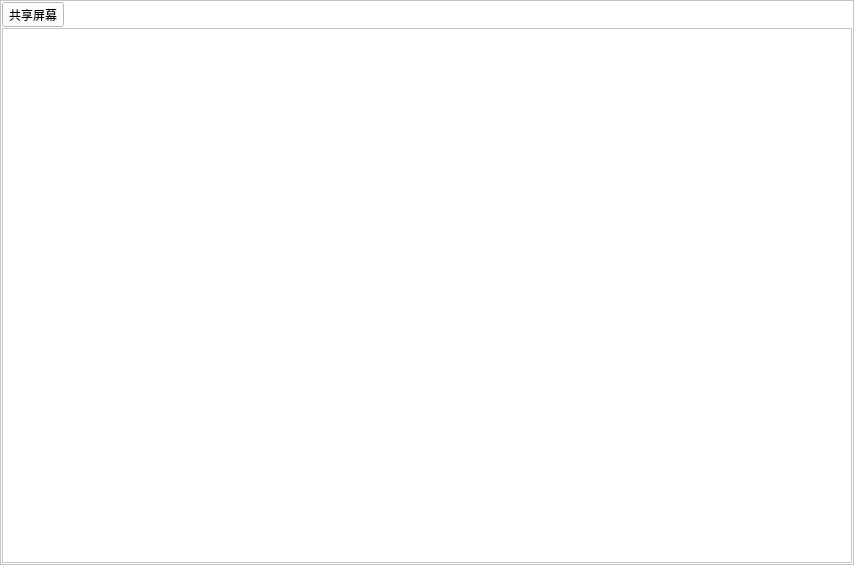
<?xml version="1.0" encoding="UTF-8"?>
<ui version="4.0">
 <class>ScreenShare</class>
 <widget class="QWidget" name="ScreenShare">
  <property name="geometry">
   <rect>
    <x>0</x>
    <y>0</y>
    <width>854</width>
    <height>565</height>
   </rect>
  </property>
  <property name="windowTitle">
   <string/>
  </property>
  <layout class="QVBoxLayout">
   <property name="spacing">
    <number>0</number>
   </property>
   <property name="margin">
    <number>0</number>
   </property>
   <item>
    <widget class="QFrame" name="frame">
     <property name="minimumSize">
      <size>
       <width>176</width>
       <height>144</height>
      </size>
     </property>
     <property name="styleSheet">
      <string notr="true">background-color: rgb(255, 255, 255);</string>
     </property>
     <property name="frameShape">
      <enum>QFrame::StyledPanel</enum>
     </property>
     <property name="frameShadow">
      <enum>QFrame::Raised</enum>
     </property>
     <layout class="QGridLayout" name="gridLayout">
      <property name="margin">
       <number>1</number>
      </property>
      <property name="spacing">
       <number>1</number>
      </property>
      <item row="1" column="0" colspan="2">
       <layout class="QGridLayout" name="gridLayout_2">
        <item row="0" column="0">
         <widget class="QScrollArea" name="scrollArea">
          <property name="widgetResizable">
           <bool>true</bool>
          </property>
          <widget class="QWidget" name="scrollAreaWidgetContents">
           <property name="geometry">
            <rect>
             <x>0</x>
             <y>0</y>
             <width>846</width>
             <height>535</height>
            </rect>
           </property>
          </widget>
         </widget>
        </item>
       </layout>
      </item>
      <item row="0" column="0">
       <widget class="QToolButton" name="shareButton">
        <property name="text">
         <string>共享屏幕</string>
        </property>
       </widget>
      </item>
     </layout>
    </widget>
   </item>
  </layout>
 </widget>
 <resources>
  <include location="demo.qrc"/>
 </resources>
 <connections/>
</ui>
